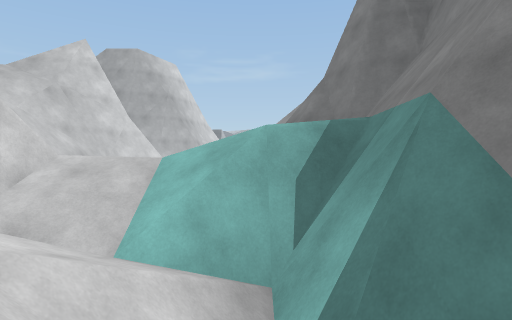
[1] (above)

13 first-person views from a walk through a scene from a Unity 3-D project. The camera is 1.2 m above the floor, looks level and sees 75° across. The floor is counted in squares, 2 m on a side. Each view is taken from the middle of a square. On the plan, view 1 faces up. The plan holds only what a view shows up to about 10 squares ahead; the rest is blank. The place goes on beyond the plan. The player character is not drawn.

[2]
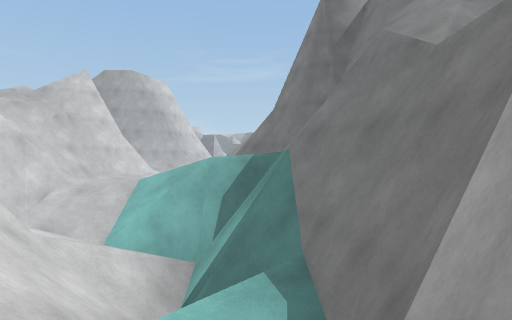

[3]
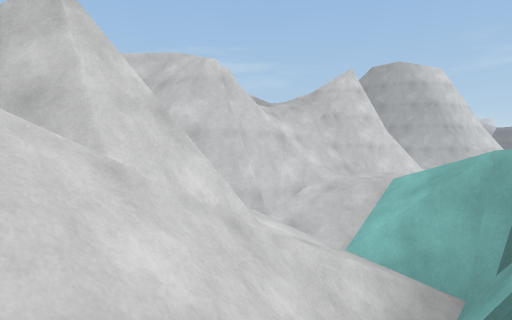

[4]
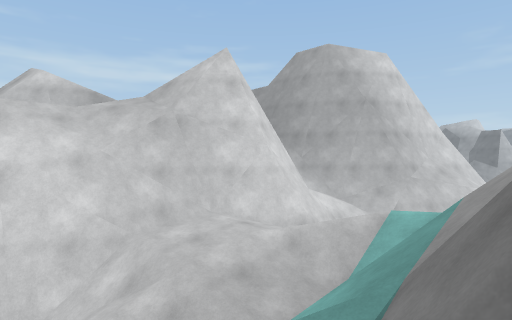

[5]
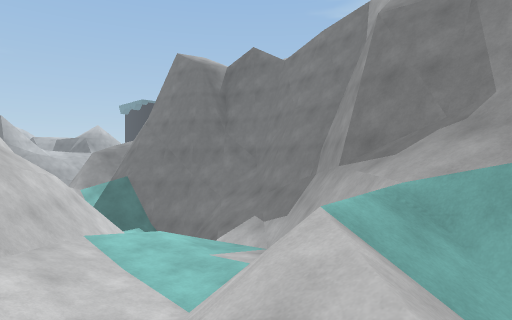

[6]
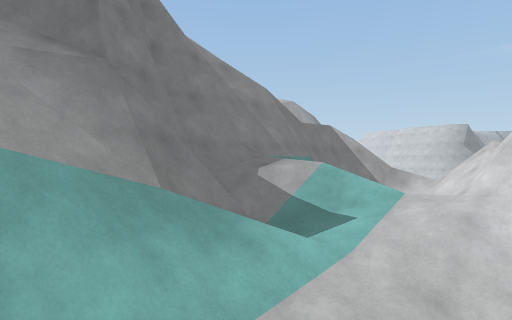

[7]
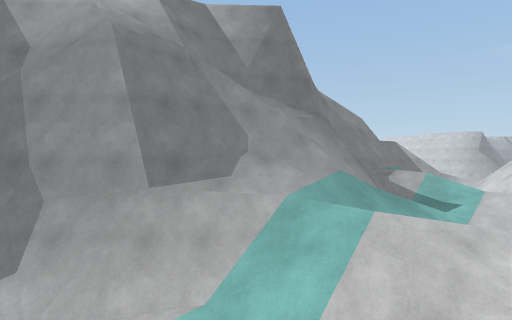

[8]
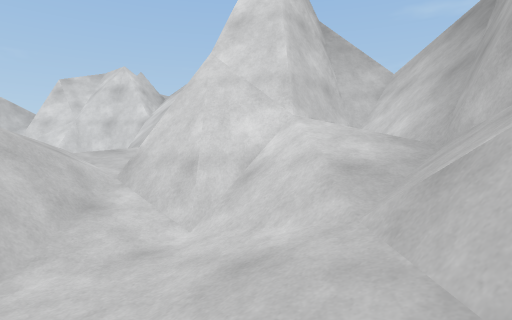

[9]
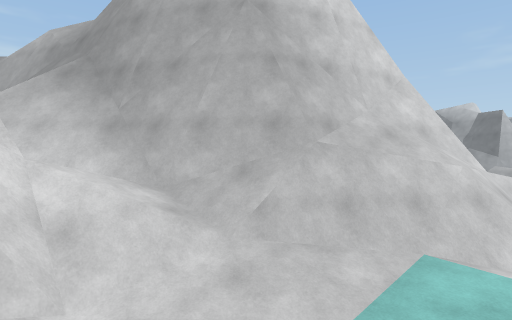

[10]
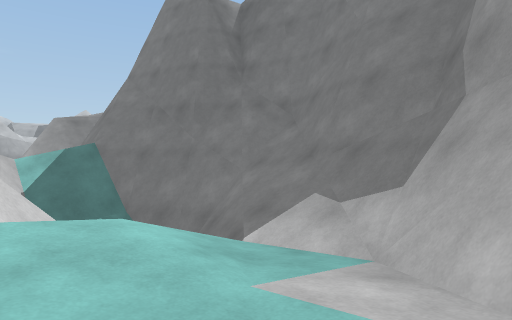

[11]
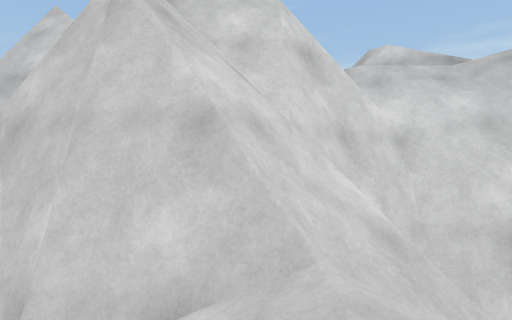

[12]
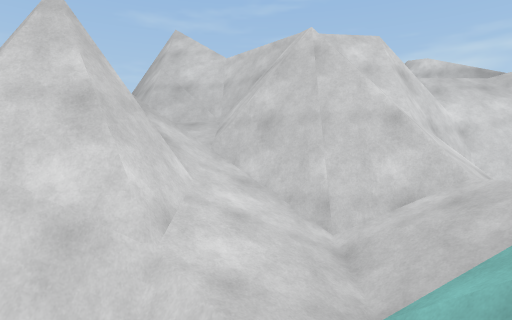

[13]
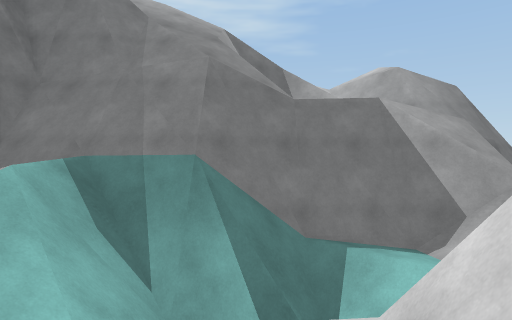

### Floor plan
Key: @ floor where view 1 was taken; # wall or solid block; x gap in a wall; . main floor; : floor 0.25 m higher than the main floor; - floor 0.5 m lower than the main floor; + floor 0.75 m higher than the main floor; * floor 1.5 m higher than the main floor; % floor 7.25 m higher than the main floor; / step, stairs or slope; = window, fence, low wall or low ledge; ^ raised ledge; v drop or lower ground.
Columns run from 12 left of view 1 to 4 right of it. Each row starts with its distance up from view 1.
 18           #/#/###
 17           ##//###
 16           ##= ###
 15         ####///##
 14         #/=:.-/#
 13       ###//../##
 12 ########//:..###
 11      vv###////#
 10      v ###////#
  9     v%###*////##
  8    # //#/*///###
  7    #/////////##
  6      //##////##
  5       ###/////#
  4       ####//vv#
  3       ####/=#x#
  2       ###/////#
  1       #///#///#
  0       #//##/@+#
 -1           #///#
 -2            = /^^

Where each view was taken, in squares from view 1:
view 1: 0 up, 0 right, facing up
view 2: 2 down, 1 right, facing up
view 3: 1 down, 1 right, facing up-left
view 4: 5 up, 1 right, facing up-left
view 5: 9 up, 3 left, facing up-right
view 6: 9 up, 3 left, facing down-right
view 7: 14 up, 3 left, facing down-right
view 8: 14 up, 1 left, facing down-left
view 9: 11 up, 0 right, facing up-left
view 10: 12 up, 1 left, facing up-right
view 11: 4 up, 1 left, facing left
view 12: 2 up, 1 right, facing left
view 13: 2 up, 3 left, facing right
